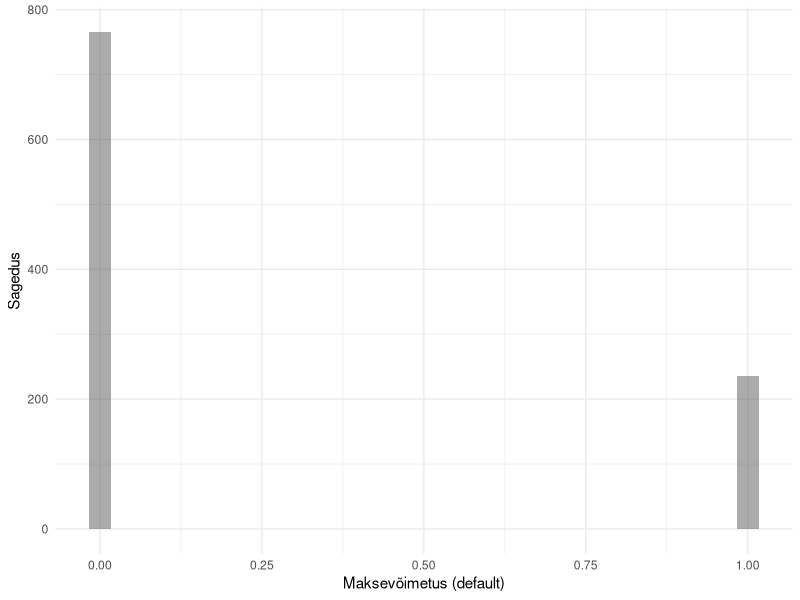
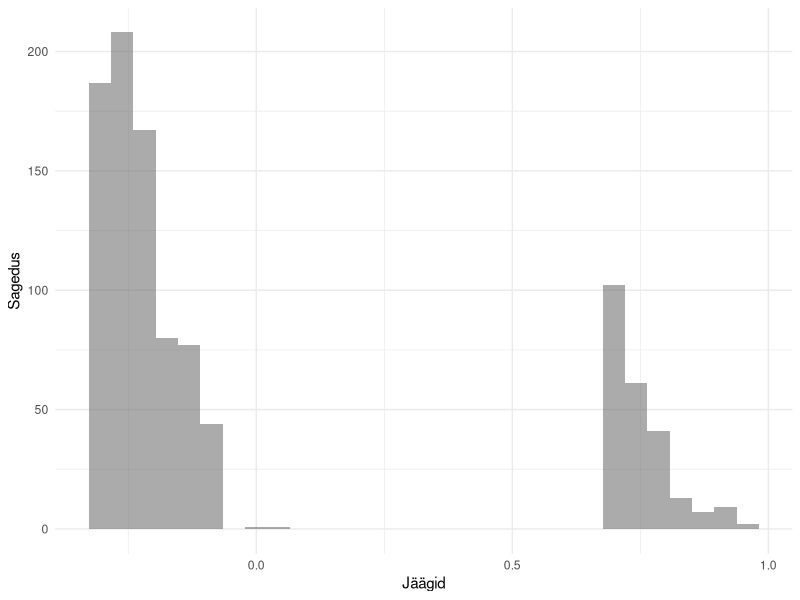
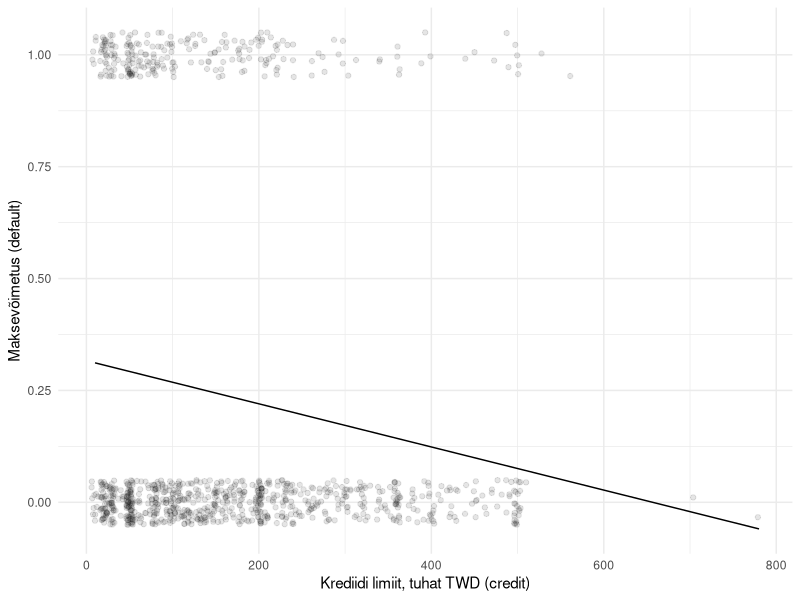
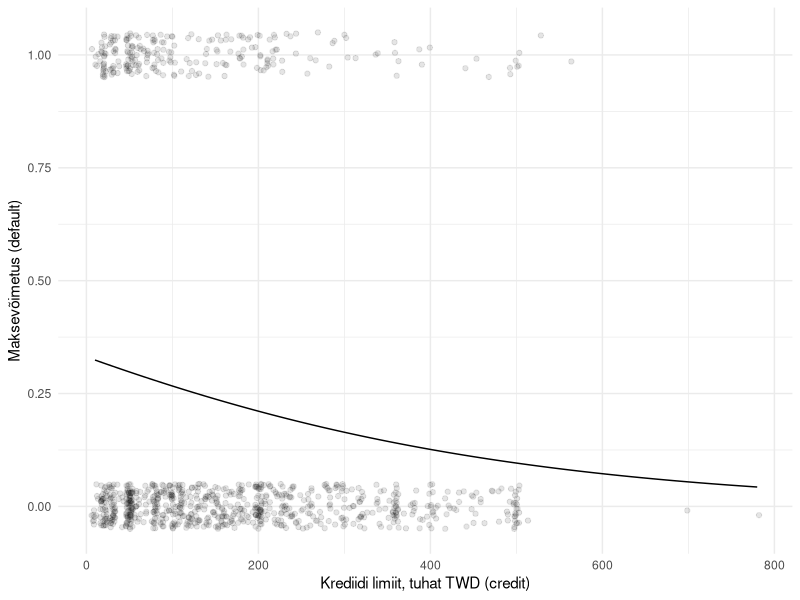
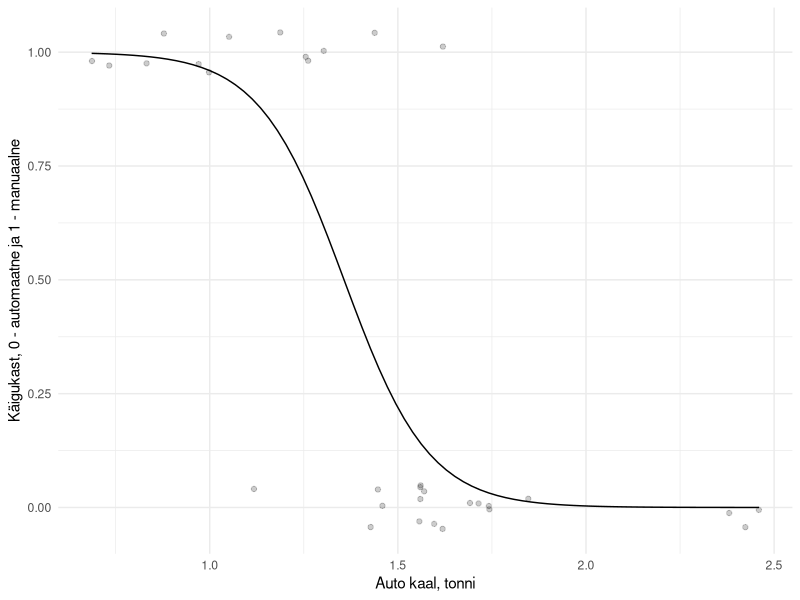
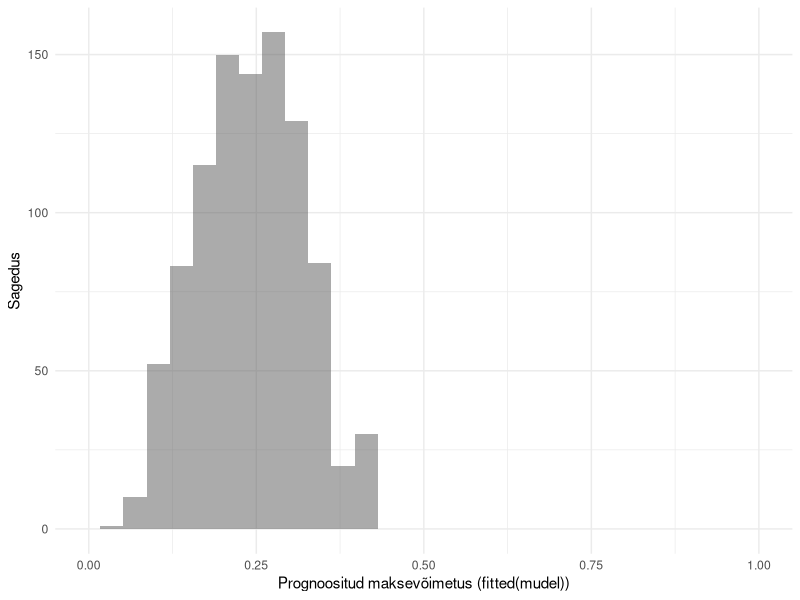

These charts were generated, in order, by the following R code:
## ---- chunk 1
library('magrittr')
laenud <- read.csv('andmed/creditdefault.csv')
str(laenud)
## ---- chunk 2
#| echo: false
#| fig-cap: Binaarse tunnuse jaotus histogrammil
library('ggplot2')
ggplot(laenud) + aes(x = default) + 
  labs(x = "Maksevõimetus (default)", y = "Sagedus") + 
  geom_histogram(bins = 30, alpha = .5) + 
  theme_minimal()
## ---- chunk 3
options(scipen = 9)
mudel <- lm(default ~ credit, laenud)
mudel
## ---- chunk 4
#| echo: false
#| fig-cap: Vähimruutude meetodi regressioonijäägid binaartunnuse seletamisel
ggplot() + aes(x = residuals(mudel)) + 
  labs(x = "Jäägid", y = "Sagedus") + 
  geom_histogram(bins = 30, alpha = .5) + 
  theme_minimal()
## ---- chunk 5
#| echo: false
#| fig-cap: Vähimruutude meetodil leitud regressioonimudel binaartunnuse korral
library('magrittr')
joonis <- ggplot(laenud) + aes(x = credit/1e3, y = default) + 
  labs(x = "Krediidi limiit, tuhat TWD (credit)", y = "Maksevõimetus (default)") + 
  geom_jitter(height = .05, alpha = .1) + 
  theme_minimal()
joonis + 
  geom_smooth(method = 'lm', formula = y ~ x, se = F, color = 'black', lwd = .5)
## ---- chunk 6
mudel <- glm(default ~ credit, laenud, family = binomial(link = 'logit'))
mudel
## ---- chunk 7
#| echo: false
#| fig-cap: Logistiline mudel
library('magrittr')
joonis + 
  geom_smooth(method = 'glm', formula = y ~ x, se = F, color = 'black', lwd = .5, 
              method.args = list(family = binomial(link = 'logit')))
## ---- chunk 8
#| echo: false
#| label: fig-autod
#| fig-cap: Logistiline mudel
ggplot(mtcars) + aes(x = wt/2.205, y = am) + 
  labs(x = "Auto kaal, tonni", y = "Käigukast, 0 - automaatne ja 1 - manuaalne") + 
  geom_jitter(height = .05, alpha = .2) + 
    geom_smooth(method = 'glm', formula = y ~ x, se = F, color = 'black', lwd = .5, 
              method.args = list(family = binomial(link = 'logit'))) +
  theme_minimal()
## ---- chunk 9
mudel <- glm(default ~ credit + age + gender + education + maritalstatus, laenud, family = binomial(link = 'logit'))
mudel$coefficients # Kordajad
## ---- chunk 10
exp(mudel$coefficients) # Kordajate eksponedndid
## ---- chunk 11
laenud[, c('gender', 'education', 'maritalstatus')] %>% sapply(unique)
## ---- chunk 12
mudel <- glm(default ~ age + gender + education, laenud, family = binomial(link = 'logit'))
tõenäosus <- predict(mudel, list(age = 23, gender = 'Female', education = 'University'), type = 'response')
tõenäosus
## ---- chunk 13
#| echo: false
#| fig-cap: Prognooside sagedused
mudel <- glm(default ~ ., laenud, family = binomial(link = 'logit'))
library('ggplot2')
ggplot() + aes(x = mudel$fitted.values) + 
  scale_x_continuous(limits = 0:1) + 
  labs(x = "Prognoositud maksevõimetus (fitted(mudel))", y = "Sagedus") + 
  geom_histogram(bins = 30, alpha = .5) + 
  theme_minimal()
## ---- chunk 14
table(fitted(mudel) > 0.4, mudel$model$default == 1, dnn = c('Prognoos', 'Tegelik'))
